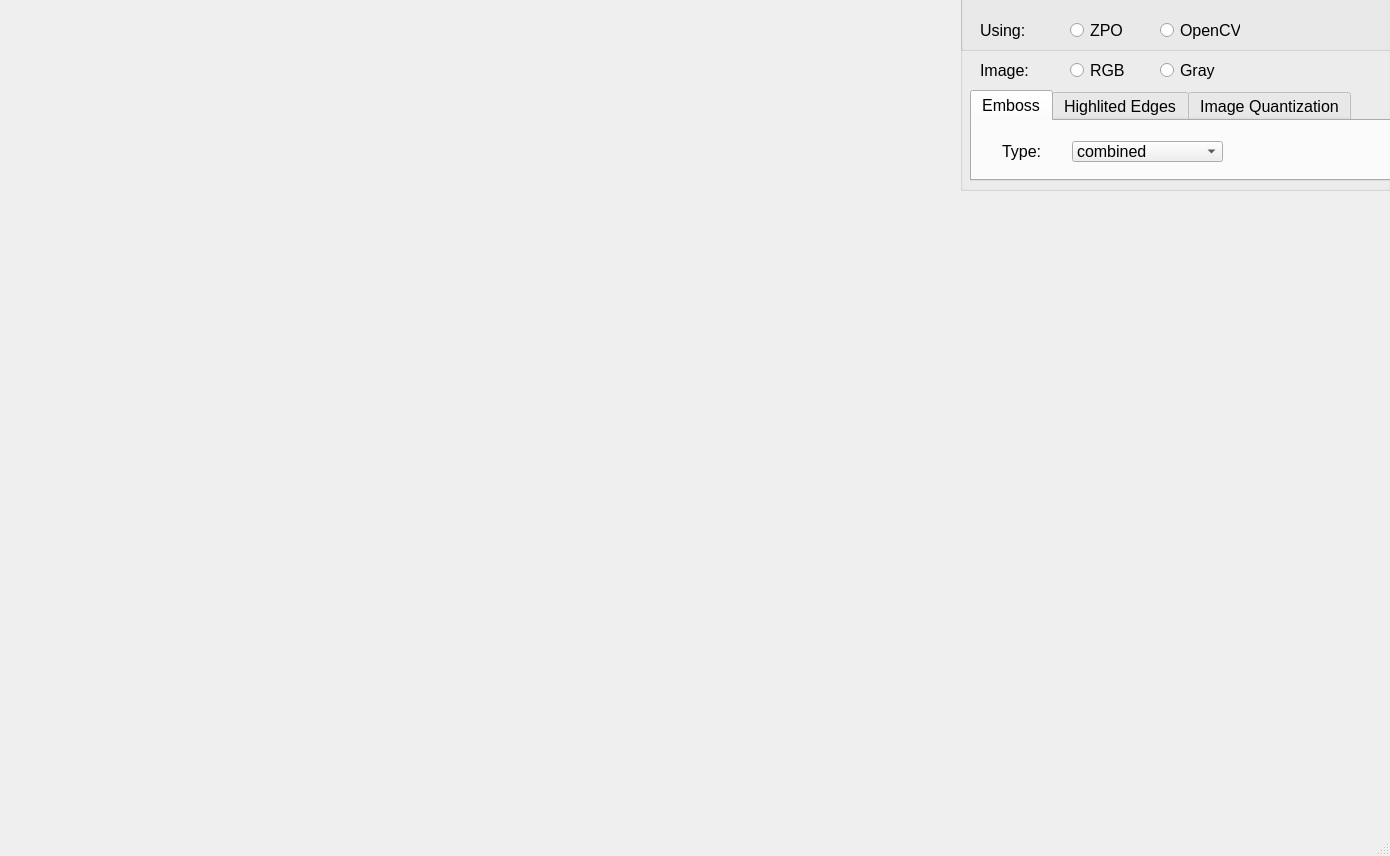
<?xml version="1.0" encoding="UTF-8"?>
<ui version="4.0">
 <class>Window</class>
 <widget class="QMainWindow" name="Window">
  <property name="geometry">
   <rect>
    <x>0</x>
    <y>0</y>
    <width>1390</width>
    <height>856</height>
   </rect>
  </property>
  <property name="windowTitle">
   <string>MainWindow</string>
  </property>
  <widget class="QWidget" name="centralwidget">
   <widget class="QLabel" name="video">
    <property name="geometry">
     <rect>
      <x>0</x>
      <y>2</y>
      <width>1391</width>
      <height>831</height>
     </rect>
    </property>
    <property name="text">
     <string/>
    </property>
   </widget>
   <widget class="QGroupBox" name="main_panel">
    <property name="geometry">
     <rect>
      <x>960</x>
      <y>-20</y>
      <width>431</width>
      <height>211</height>
     </rect>
    </property>
    <property name="font">
     <font>
      <pointsize>14</pointsize>
     </font>
    </property>
    <property name="autoFillBackground">
     <bool>true</bool>
    </property>
    <property name="title">
     <string/>
    </property>
    <property name="flat">
     <bool>false</bool>
    </property>
    <widget class="QLabel" name="label_4">
     <property name="geometry">
      <rect>
       <x>20</x>
       <y>80</y>
       <width>71</width>
       <height>21</height>
      </rect>
     </property>
     <property name="font">
      <font>
       <pointsize>12</pointsize>
      </font>
     </property>
     <property name="text">
      <string>Image:</string>
     </property>
    </widget>
    <widget class="QRadioButton" name="rgb">
     <property name="geometry">
      <rect>
       <x>110</x>
       <y>80</y>
       <width>61</width>
       <height>21</height>
      </rect>
     </property>
     <property name="font">
      <font>
       <pointsize>12</pointsize>
      </font>
     </property>
     <property name="text">
      <string>RGB</string>
     </property>
    </widget>
    <widget class="QRadioButton" name="gray">
     <property name="geometry">
      <rect>
       <x>200</x>
       <y>80</y>
       <width>61</width>
       <height>21</height>
      </rect>
     </property>
     <property name="font">
      <font>
       <pointsize>12</pointsize>
      </font>
     </property>
     <property name="text">
      <string>Gray</string>
     </property>
    </widget>
    <widget class="QTabWidget" name="filters">
     <property name="geometry">
      <rect>
       <x>10</x>
       <y>110</y>
       <width>431</width>
       <height>91</height>
      </rect>
     </property>
     <property name="font">
      <font>
       <pointsize>12</pointsize>
      </font>
     </property>
     <property name="currentIndex">
      <number>0</number>
     </property>
     <widget class="QWidget" name="emboss">
      <property name="minimumSize">
       <size>
        <width>0</width>
        <height>105</height>
       </size>
      </property>
      <attribute name="title">
       <string>Emboss</string>
      </attribute>
      <widget class="QLabel" name="label_3">
       <property name="geometry">
        <rect>
         <x>30</x>
         <y>20</y>
         <width>47</width>
         <height>21</height>
        </rect>
       </property>
       <property name="text">
        <string>Type:</string>
       </property>
      </widget>
      <widget class="QComboBox" name="type">
       <property name="geometry">
        <rect>
         <x>100</x>
         <y>20</y>
         <width>151</width>
         <height>21</height>
        </rect>
       </property>
       <item>
        <property name="text">
         <string>combined</string>
        </property>
       </item>
       <item>
        <property name="text">
         <string>top left</string>
        </property>
       </item>
       <item>
        <property name="text">
         <string>top right</string>
        </property>
       </item>
       <item>
        <property name="text">
         <string>bottom left</string>
        </property>
       </item>
       <item>
        <property name="text">
         <string>bottom right</string>
        </property>
       </item>
      </widget>
     </widget>
     <widget class="QWidget" name="edges">
      <property name="minimumSize">
       <size>
        <width>0</width>
        <height>105</height>
       </size>
      </property>
      <attribute name="title">
       <string>Highlited Edges</string>
      </attribute>
      <widget class="QLabel" name="label_5">
       <property name="geometry">
        <rect>
         <x>30</x>
         <y>19</y>
         <width>47</width>
         <height>21</height>
        </rect>
       </property>
       <property name="text">
        <string>Filter:</string>
       </property>
      </widget>
      <widget class="QRadioButton" name="sobel">
       <property name="geometry">
        <rect>
         <x>100</x>
         <y>20</y>
         <width>82</width>
         <height>17</height>
        </rect>
       </property>
       <property name="text">
        <string>Sobel</string>
       </property>
      </widget>
      <widget class="QRadioButton" name="prewitt">
       <property name="geometry">
        <rect>
         <x>190</x>
         <y>20</y>
         <width>82</width>
         <height>17</height>
        </rect>
       </property>
       <property name="text">
        <string>Prewitt</string>
       </property>
      </widget>
     </widget>
     <widget class="QWidget" name="quantization">
      <property name="minimumSize">
       <size>
        <width>0</width>
        <height>105</height>
       </size>
      </property>
      <attribute name="title">
       <string>Image Quantization</string>
      </attribute>
      <widget class="QLabel" name="label_6">
       <property name="geometry">
        <rect>
         <x>40</x>
         <y>20</y>
         <width>71</width>
         <height>16</height>
        </rect>
       </property>
       <property name="text">
        <string>Clusters:</string>
       </property>
      </widget>
      <widget class="QCheckBox" name="adaptive">
       <property name="geometry">
        <rect>
         <x>200</x>
         <y>20</y>
         <width>121</width>
         <height>20</height>
        </rect>
       </property>
       <property name="layoutDirection">
        <enum>Qt::RightToLeft</enum>
       </property>
       <property name="text">
        <string>Adaptive  </string>
       </property>
      </widget>
      <widget class="QSpinBox" name="clusters">
       <property name="geometry">
        <rect>
         <x>120</x>
         <y>20</y>
         <width>42</width>
         <height>21</height>
        </rect>
       </property>
      </widget>
     </widget>
    </widget>
    <widget class="QGroupBox" name="groupBox">
     <property name="geometry">
      <rect>
       <x>0</x>
       <y>0</y>
       <width>571</width>
       <height>71</height>
      </rect>
     </property>
     <property name="title">
      <string/>
     </property>
     <widget class="QRadioButton" name="zpo">
      <property name="geometry">
       <rect>
        <x>110</x>
        <y>40</y>
        <width>61</width>
        <height>21</height>
       </rect>
      </property>
      <property name="font">
       <font>
        <pointsize>12</pointsize>
       </font>
      </property>
      <property name="text">
       <string>ZPO</string>
      </property>
     </widget>
     <widget class="QRadioButton" name="cv">
      <property name="geometry">
       <rect>
        <x>200</x>
        <y>40</y>
        <width>80</width>
        <height>21</height>
       </rect>
      </property>
      <property name="font">
       <font>
        <pointsize>12</pointsize>
       </font>
      </property>
      <property name="text">
       <string>OpenCV</string>
      </property>
     </widget>
     <widget class="QLabel" name="label">
      <property name="geometry">
       <rect>
        <x>20</x>
        <y>40</y>
        <width>71</width>
        <height>21</height>
       </rect>
      </property>
      <property name="font">
       <font>
        <pointsize>12</pointsize>
       </font>
      </property>
      <property name="text">
       <string>Using:</string>
      </property>
     </widget>
    </widget>
   </widget>
  </widget>
  <widget class="QMenuBar" name="menubar">
   <property name="geometry">
    <rect>
     <x>0</x>
     <y>0</y>
     <width>1390</width>
     <height>21</height>
    </rect>
   </property>
  </widget>
  <widget class="QStatusBar" name="statusbar"/>
 </widget>
 <resources/>
 <connections/>
</ui>
